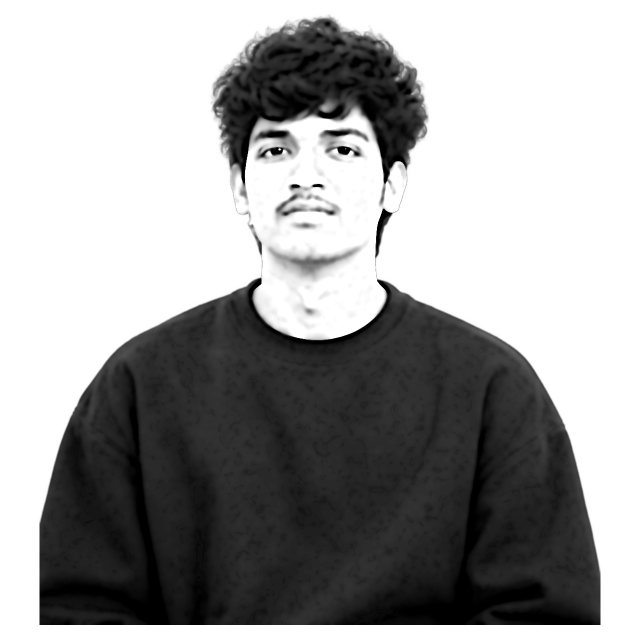
#> input picture source-prepped.png, 1279 x 1279 px (shown at 1/2 size)
$ python make_ascii_svg.py
#> lines starting #> are read from the running program, lines starting #| are printed output that depends on the picture
#!/usr/bin/env python3
"""
Convert a prepped grayscale image into a monochrome ASCII-art SVG that
"types" itself in row-by-row like a terminal and freezes.

Output: sridhar-ascii.svg
"""
import html
import os
import sys
from PIL import Image, ImageEnhance, ImageFilter

HERE = os.path.dirname(os.path.abspath(__file__))
SRC = sys.argv[1] if len(sys.argv) > 1 else os.path.join(HERE, "..", "source-prepped.png")
OUT = sys.argv[2] if len(sys.argv) > 2 else os.path.join(HERE, "..", "sridhar-ascii.svg")

COLS = int(os.environ.get("COLS", 180))
ART_W_TARGET = 800
CELL_W = ART_W_TARGET / COLS
CELL_H = CELL_W * 15 / 8
ROWS = round(COLS * 8 / 15)
RAMP = " .`:-=+*cs#%@"  # bright (sparse) -> dark (dense)

CONTRAST = 1.05
BRIGHTNESS = 1.0
GAMMA = 1.18
SHARPEN = False
WHITE_FLOOR = 0.80

PAD = 20
TITLEBAR_H = 30
STATUS_H = 30
ART_W = COLS * CELL_W
ART_H = ROWS * CELL_H
CANVAS_W = ART_W + PAD * 2
CANVAS_H = TITLEBAR_H + ART_H + STATUS_H + PAD

BG = "#0d1117"
BG2 = "#111722"
FRAME = "#30363d"
TITLE_TEXT = "#7d8590"
INK = "#c9d1d9"
CURSOR = "#c9d1d9"

ROW_DUR = 5.8 / ROWS
STAGGER = ROW_DUR

if not os.path.exists(SRC):
    # Fallback to source-photo if prepped does not exist
    fallback = os.path.join(HERE, "..", "source-photo.png")
    if os.path.exists(fallback):
        SRC = fallback
    else:
        print(f"Error: Neither {SRC} nor {fallback} exists.", file=sys.stderr)
        sys.exit(1)

im = Image.open(SRC).convert("L")
#> im is the input picture: PIL image 1279x1279 L; min 0, max 255, mean 159.6
if SHARPEN:
    im = im.filter(ImageFilter.UnsharpMask(radius=2, percent=140, threshold=2))
im = ImageEnhance.Brightness(im).enhance(BRIGHTNESS)
im = ImageEnhance.Contrast(im).enhance(CONTRAST)
im = im.resize((COLS, ROWS), Image.LANCZOS)
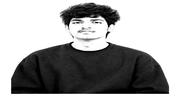
#> im: PIL image 180x96 L; min 0, max 255, mean 156.9
px = im.load()

STATIC = bool(os.environ.get("STATIC"))

rows_txt = []
for y in range(ROWS):
    chars = []
    for x in range(COLS):
        lum = px[x, y] / 255.0
        lum = pow(lum, GAMMA)
        if lum >= WHITE_FLOOR:
            chars.append(" ")
            continue
        idx = int((1.0 - lum) * (len(RAMP) - 1) + 0.5)
        idx = max(0, min(len(RAMP) - 1, idx))
        chars.append(RAMP[idx])
    rows_txt.append("".join(chars))
#> after the loop, rows_txt = 96 items

art_top = TITLEBAR_H + PAD * 0.35

parts = [
    f'<svg xmlns="http://www.w3.org/2000/svg" width="{CANVAS_W}" height="{CANVAS_H}" '
    f'viewBox="0 0 {CANVAS_W} {CANVAS_H}" font-family="ui-monospace, SFMono-Regular, Menlo, Consolas, monospace">',
    f'<defs><linearGradient id="bg" x1="0" y1="0" x2="0" y2="1">'
    f'<stop offset="0" stop-color="{BG2}"/><stop offset="1" stop-color="{BG}"/></linearGradient></defs>',
    f'<rect width="{CANVAS_W}" height="{CANVAS_H}" rx="12" fill="url(#bg)"/>',
    f'<rect x="0.5" y="0.5" width="{CANVAS_W-1}" height="{CANVAS_H-1}" rx="12" fill="none" stroke="{FRAME}" stroke-width="1"/>',
    f'<line x1="0" y1="{TITLEBAR_H}" x2="{CANVAS_W}" y2="{TITLEBAR_H}" stroke="{FRAME}"/>',
]
for i, dotcol in enumerate(["#ff5f56", "#ffbd2e", "#27c93f"]):
    parts.append(f'<circle cx="{PAD + i*16}" cy="{TITLEBAR_H/2}" r="5" fill="{dotcol}"/>')
parts.append(f'<text x="{CANVAS_W/2}" y="{TITLEBAR_H/2 + 4}" fill="{TITLE_TEXT}" font-size="12" '
             f'text-anchor="middle">sridhar@github: ~$ ./portrait.sh</text>')

font_size = CELL_H * 0.86
for ry, line in enumerate(rows_txt):
    y = art_top + ry * CELL_H + CELL_H * 0.74
    row_y = art_top + ry * CELL_H
    delay = ry * STAGGER
    safe = html.escape(line)
    text = (f'<text xml:space="preserve" x="{PAD}" y="{y:.1f}" fill="{INK}" '
            f'font-size="{font_size:.1f}" textLength="{ART_W}" lengthAdjust="spacing">{safe}</text>')

    if STATIC:
        parts.append(text)
        continue

    parts.append(
        f'<clipPath id="r{ry}"><rect x="{PAD}" y="{row_y:.1f}" height="{CELL_H}" width="0">'
        f'<animate attributeName="width" from="0" to="{ART_W}" begin="{delay:.3f}s" '
        f'dur="{ROW_DUR:.2f}s" fill="freeze"/></rect></clipPath>'
    )
    parts.append(f'<g clip-path="url(#r{ry})">{text}</g>')
    parts.append(
        f'<rect y="{row_y+1:.1f}" width="{CELL_W}" height="{CELL_H-2}" fill="{CURSOR}" opacity="0">'
        f'<animate attributeName="x" from="{PAD}" to="{PAD+ART_W}" begin="{delay:.3f}s" '
        f'dur="{ROW_DUR:.2f}s" fill="freeze"/>'
        f'<set attributeName="opacity" to="0.85" begin="{delay:.3f}s"/>'
        f'<set attributeName="opacity" to="0" begin="{delay+ROW_DUR:.3f}s"/></rect>'
    )
#> this loop made 96 passes
#> (y, row_y, delay) on passes 1 to 12: (43.17, 37, 0), (51.5, 45.33, 0.0604), (59.83, 53.67, 0.121), (68.17, 62, 0.181), (76.5, 70.33, 0.242), (84.83, 78.67, 0.302), (93.17, 87, 0.362), (101.5, 95.33, 0.423), (109.8, 103.7, 0.483), (118.2, 112, 0.544), (126.5, 120.3, 0.604), (134.8, 128.7, 0.665)
#> after the loop, parts = 297 items

status_line_y = TITLEBAR_H + ART_H + PAD * 0.35
status_y = status_line_y + 19
parts.append(f'<line x1="0" y1="{status_line_y:.1f}" x2="{CANVAS_W}" y2="{status_line_y:.1f}" stroke="{FRAME}"/>')
parts.append(f'<text x="{PAD}" y="{status_y:.1f}" fill="{TITLE_TEXT}" font-size="13">'
             f'sridhar@github:~$ whoami <tspan fill="{INK}">Sridhar</tspan></text>')
status_chars = len("sridhar@github:~$ whoami Sridhar ")
parts.append(f'<rect x="{PAD + status_chars * 13 * 0.6:.1f}" y="{status_y-12:.1f}" width="8" height="14" fill="{INK}">'
             f'<animate attributeName="opacity" values="1;1;0;0" keyTimes="0;0.5;0.51;1" '
             f'dur="1s" repeatCount="indefinite"/></rect>')

parts.append("</svg>")
svg = "".join(parts)
with open(OUT, "w") as f:
    f.write(svg)
print("wrote", OUT, len(svg), "bytes;", CANVAS_W, "x", CANVAS_H)
#| wrote scripts/../sridhar-ascii.svg 80145 bytes; 840.0 x 880.0
